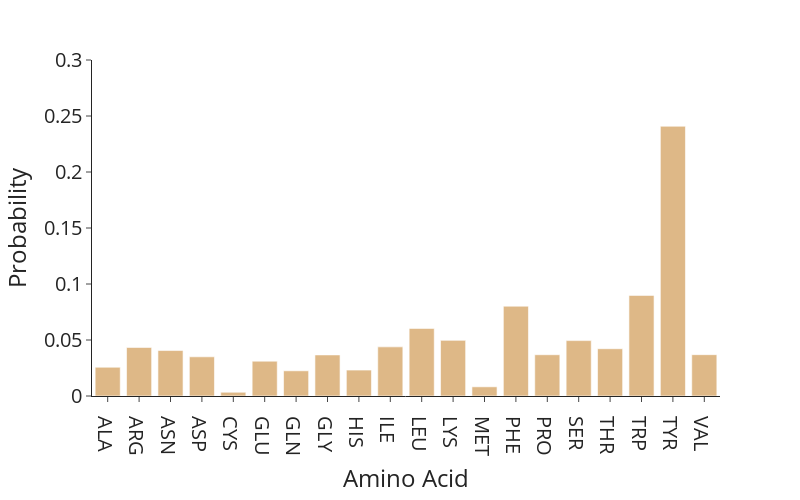

Notebook cell for this chart:
### Code cell
df_aa_comp = pd.DataFrame({'AA': cdr_dict_big_cluster_aa_comp_atm_ratio.keys(),
    'Count': cdr_dict_big_cluster_aa_comp_atm_ratio.values()})
    
fig_si = px.histogram(df_aa_comp, x='AA', y='Count',
    height=400)
fig_si.update_xaxes(title = "Amino Acid")
fig_si.update_yaxes(title = "Count", range = [0, .3])
fig_si.update_layout(
    yaxis_title_text='Probability')
fig_si.update_traces(marker = {'color': 'BurlyWood'})
fig_si.update_layout(font_size=20, width=800, height=500)
fig_si.show()

### Figure 1 — Plotly figure (JSON) as saved in the notebook; plotly's stock layout.template omitted (floating-point values rounded to 4 significant figures)
{"data": [{"alignmentgroup": "True", "bingroup": "x", "histfunc": "sum", "hovertemplate": "AA=%{x}<br>sum of Count=%{y}<extra></extra>", "legendgroup": "", "marker": {"color": "BurlyWood", "pattern": {"shape": ""}}, "name": "", "offsetgroup": "", "orientation": "v", "showlegend": false, "type": "histogram", "x": ["ALA", "ARG", "ASN", "ASP", "CYS", "GLU", "GLN", "GLY", "HIS", "ILE", "LEU", "LYS", "MET", "PHE", "PRO", "SER", "THR", "TRP", "TYR", "VAL"], "xaxis": "x", "y": [0.02569, 0.04337, 0.04059, 0.03499, 0.003364, 0.03108, 0.02251, 0.0367, 0.02318, 0.04388, 0.06036, 0.04969, 0.008215, 0.08022, 0.03685, 0.04946, 0.04222, 0.08984, 0.2409, 0.03691], "yaxis": "y"}], "layout": {"barmode": "relative", "font": {"size": 20}, "height": 500, "legend": {"tracegroupgap": 0}, "margin": {"t": 60}, "width": 800, "xaxis": {"anchor": "y", "domain": [0, 1], "title": {"text": "Amino Acid"}}, "yaxis": {"anchor": "x", "domain": [0, 1], "range": [0, 0.3], "title": {"text": "Probability"}}}}
